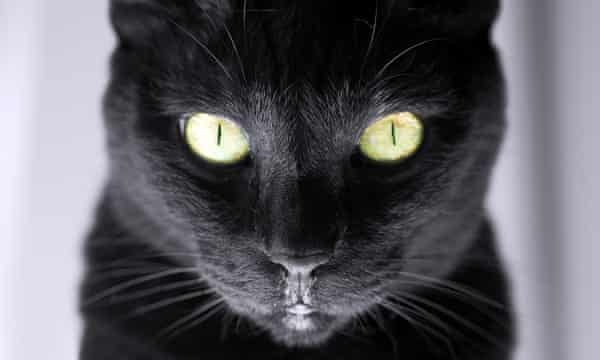
#> input picture assets/black.jpg, 600 x 360 px, found by its file name
$ python dominant_color.py assets/black.jpg
#> lines starting #> are read from the running program, lines starting #| are printed output that depends on the picture
'''
python3 utils/dominant_color.py assets/black.jpg
'''
import os
import sys
import cv2
import numpy as np

IMG_PATH = sys.argv[1] # image path
NUM_CLUSTER = 3 # number of cluster

def create_colorbar(label,center):
    '''
    create colorbar
    '''
    bars = []
    SIZE = 100

    pixel_labels = list(label.flatten())
    num_cluster = len(set(pixel_labels))
    # print('num_cluster:',num_cluster)

    value_dict = {}
    pixel_counts = []
    total = 0
    color = (127,50,127)
    font_size = 0.3
    thickness = 1

    for i in range(num_cluster):
        pixel_no = pixel_labels.count(i)
        pixel_counts.append(pixel_no)
        #print('label:',i,'value:',center[i],'quantity',pixel_no)
        value_dict[pixel_no] = i
        total += pixel_no

    # sort values
    sorted_pixel_counts = sorted(pixel_counts)
    #print(sorted_pixel_counts

    # create colorbar
    for count_value in sorted_pixel_counts:
        bar = np.zeros((SIZE,SIZE,3),np.uint8)
        # get current image
        current_index = value_dict[count_value]
        current_color = np.uint8(center[current_index])
        #print('index:',current_index,'color:',current_color)
        bar[:] = current_color
        cv2.putText(bar,str(round(count_value/total,2)),(10,30), cv2.FONT_HERSHEY_SIMPLEX,\
        font_size, color, 1, cv2.LINE_AA)
        cv2.putText(bar,str(current_color),(10,50), cv2.FONT_HERSHEY_SIMPLEX,\
        font_size, color, thickness, cv2.LINE_AA)
        bars.append(bar)

    colorbar = np.hstack(bars)

    return colorbar

# read the image
img = cv2.imread(IMG_PATH)
#> img is the input picture: shape (360, 600, 3); mean B, G, R 98, 92.1, 93.2
img = cv2.cvtColor(img,cv2.COLOR_BGR2RGB)
# reshape the image
Z = img.reshape((-1,3))
# convert to np.float32
Z = np.float32(Z)
# define criteria, number of clusters and apply kmeans
criteria = (cv2.TERM_CRITERIA_EPS + cv2.TERM_CRITERIA_MAX_ITER, 10, 1.0)
# kmeans
ret, label, center = cv2.kmeans(Z, NUM_CLUSTER, None, criteria, 10, cv2.KMEANS_RANDOM_CENTERS)
#> ret = 338315179; center = [[104.7, 103.2, 111.2], [24.84, 24.41, 26.59], [203.7, 201.9, 212.4]]

# parsing color
colorbar = create_colorbar(label,center)
#> in create_colorbar, `pixel_labels = list(label.flatten())`: pixel_labels = 216000 items
#> in create_colorbar, `num_cluster = len(set(pixel_labels))`: num_cluster = 3
#> the loop in create_colorbar, `for i in range(num_cluster):` made 3 passes
#> (pixel_no, total) on passes 1 to 3: (47576, 47576), (107139, 154715), (61285, 216000)
#> after the loop in create_colorbar, `for i in range(num_cluster):`: pixel_counts = [47576, 107139, 61285]; total = 216000; value_dict = {47576: 0, 107139: 1, 61285: 2}
#> in create_colorbar, `sorted_pixel_counts = sorted(pixel_counts)`: sorted_pixel_counts = [47576, 61285, 107139]
#> the loop in create_colorbar, `for count_value in sorted_pixel_counts:` made 3 passes
#> (count_value, current_index, current_color) on passes 1 to 3: (47576, 0, [104, 103, 111]), (61285, 2, [203, 201, 212]), (107139, 1, [24, 24, 26])
#> after the loop in create_colorbar, `for count_value in sorted_pixel_counts:`:
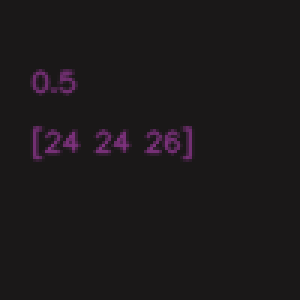
#> bar: shape (100, 100, 3) (shown 3 times larger); mean of channels 0, 1, 2 26, 24.5, 28; drawn as B, G, R
#> after the loop in create_colorbar, `for count_value in sorted_pixel_counts:`: bars = 3 items
#> in create_colorbar, `colorbar = np.hstack(bars)`:
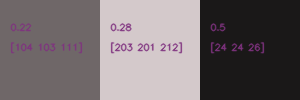
#> colorbar: shape (100, 300, 3); mean of channels 0, 1, 2 110.5, 107.8, 116.4; drawn as B, G, R

# now convert back into uint8, and make original image
center = np.uint8(center)
#> center = [[104, 103, 111], [24, 24, 26], [203, 201, 212]]
res = center[label.flatten()]
res = res.reshape(img.shape)
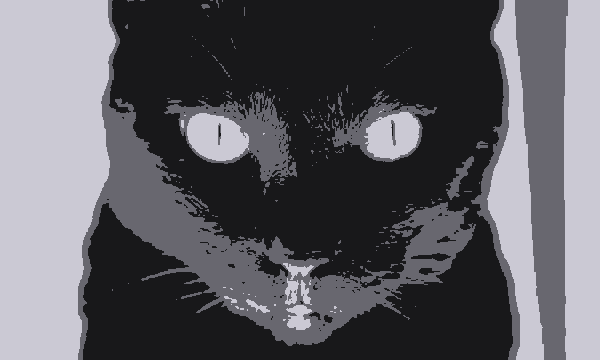
#> res: shape (360, 600, 3); mean R, G, B 92.4, 91.6, 97.5
res = np.hstack([img,res])
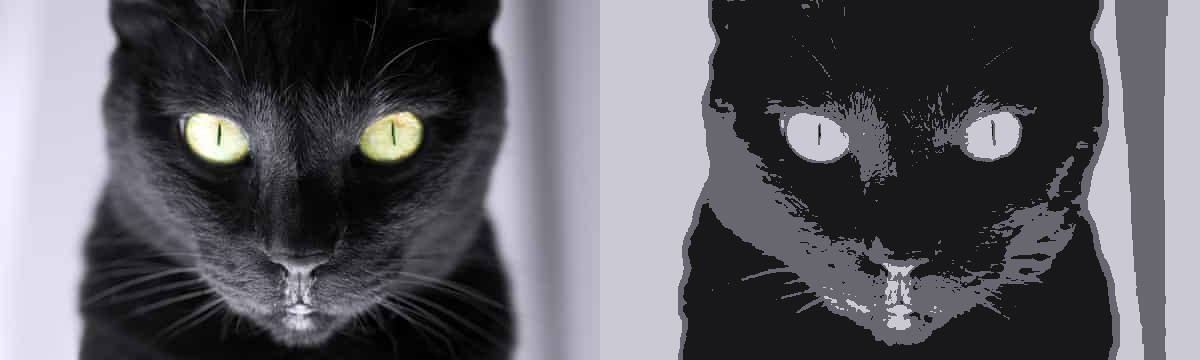
#> res: shape (360, 1200, 3); mean R, G, B 92.8, 91.9, 97.7

# display
cv2.imshow('res',cv2.cvtColor(res,cv2.COLOR_RGB2BGR))
cv2.imshow('colorbar',cv2.cvtColor(colorbar,cv2.COLOR_RGB2BGR))
k = cv2.waitKey()
#> (key Esc is pressed here)
cv2.destroyAllWindows()
